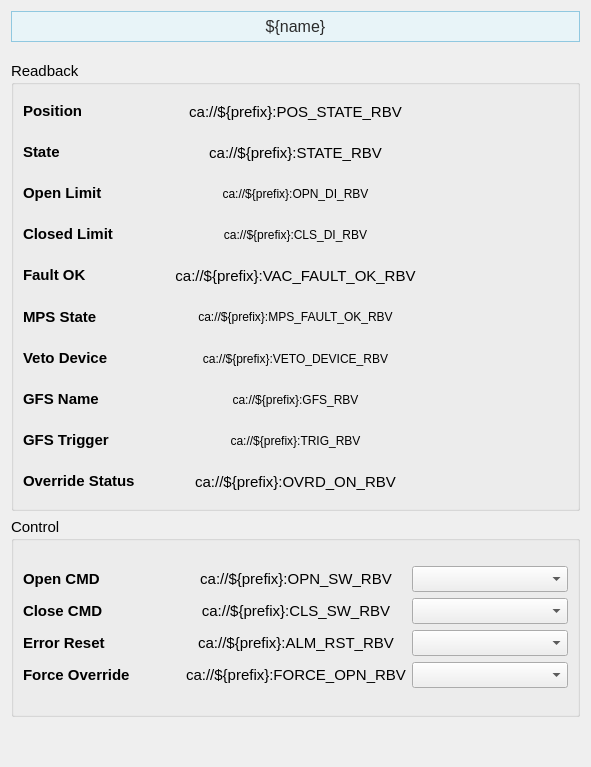
<?xml version="1.0" encoding="UTF-8"?>
<ui version="4.0">
 <class>Form</class>
 <widget class="QWidget" name="Form">
  <property name="geometry">
   <rect>
    <x>0</x>
    <y>0</y>
    <width>591</width>
    <height>767</height>
   </rect>
  </property>
  <property name="sizePolicy">
   <sizepolicy hsizetype="Preferred" vsizetype="Preferred">
    <horstretch>0</horstretch>
    <verstretch>0</verstretch>
   </sizepolicy>
  </property>
  <property name="windowTitle">
   <string>Form</string>
  </property>
  <layout class="QVBoxLayout" name="verticalLayout_7">
   <item>
    <widget class="PyDMLabel" name="PyDMLabel_11">
     <property name="maximumSize">
      <size>
       <width>16777215</width>
       <height>40</height>
      </size>
     </property>
     <property name="font">
      <font>
       <pointsize>12</pointsize>
      </font>
     </property>
     <property name="toolTip">
      <string/>
     </property>
     <property name="styleSheet">
      <string notr="true">    background-color: #e8f4f8;

    border: 1px solid #90c8e0;

    padding: 5px;

    color: rgb(43, 43, 43);</string>
     </property>
     <property name="text">
      <string>${name}</string>
     </property>
     <property name="alignment">
      <set>Qt::AlignCenter</set>
     </property>
    </widget>
   </item>
   <item>
    <spacer name="verticalSpacer_2">
     <property name="orientation">
      <enum>Qt::Vertical</enum>
     </property>
     <property name="sizeType">
      <enum>QSizePolicy::Fixed</enum>
     </property>
     <property name="sizeHint" stdset="0">
      <size>
       <width>20</width>
       <height>13</height>
      </size>
     </property>
    </spacer>
   </item>
   <item>
    <widget class="QGroupBox" name="groupBox">
     <property name="sizePolicy">
      <sizepolicy hsizetype="Preferred" vsizetype="Fixed">
       <horstretch>0</horstretch>
       <verstretch>0</verstretch>
      </sizepolicy>
     </property>
     <property name="minimumSize">
      <size>
       <width>0</width>
       <height>450</height>
      </size>
     </property>
     <property name="font">
      <font>
       <pointsize>11</pointsize>
      </font>
     </property>
     <property name="title">
      <string>Readback</string>
     </property>
     <layout class="QVBoxLayout" name="verticalLayout_14">
      <item>
       <layout class="QHBoxLayout" name="horizontalLayout_4" stretch="1,1,1">
        <item>
         <layout class="QVBoxLayout" name="verticalLayout">
          <item>
           <widget class="QLabel" name="interlock_ok_label_13">
            <property name="font">
             <font>
              <pointsize>11</pointsize>
             </font>
            </property>
            <property name="styleSheet">
             <string/>
            </property>
            <property name="text">
             <string>&lt;html&gt;&lt;head/&gt;&lt;body&gt;&lt;p&gt;&lt;span style=&quot; font-weight:600;&quot;&gt;Position&lt;/span&gt;&lt;/p&gt;&lt;/body&gt;&lt;/html&gt;</string>
            </property>
           </widget>
          </item>
          <item>
           <widget class="QLabel" name="interlock_ok_label_5">
            <property name="font">
             <font>
              <pointsize>11</pointsize>
             </font>
            </property>
            <property name="styleSheet">
             <string/>
            </property>
            <property name="text">
             <string>&lt;html&gt;&lt;head/&gt;&lt;body&gt;&lt;p&gt;&lt;span style=&quot; font-weight:600;&quot;&gt;State&lt;/span&gt;&lt;/p&gt;&lt;/body&gt;&lt;/html&gt;</string>
            </property>
           </widget>
          </item>
          <item>
           <widget class="QLabel" name="interlock_ok_label_10">
            <property name="font">
             <font>
              <pointsize>11</pointsize>
             </font>
            </property>
            <property name="styleSheet">
             <string/>
            </property>
            <property name="text">
             <string>&lt;html&gt;&lt;head/&gt;&lt;body&gt;&lt;p&gt;&lt;span style=&quot; font-weight:600;&quot;&gt;Open Limit&lt;/span&gt;&lt;/p&gt;&lt;/body&gt;&lt;/html&gt;</string>
            </property>
           </widget>
          </item>
          <item>
           <widget class="QLabel" name="interlock_ok_label_11">
            <property name="font">
             <font>
              <pointsize>11</pointsize>
             </font>
            </property>
            <property name="styleSheet">
             <string/>
            </property>
            <property name="text">
             <string>&lt;html&gt;&lt;head/&gt;&lt;body&gt;&lt;p&gt;&lt;span style=&quot; font-weight:600;&quot;&gt;Closed Limit&lt;/span&gt;&lt;/p&gt;&lt;/body&gt;&lt;/html&gt;</string>
            </property>
           </widget>
          </item>
          <item>
           <widget class="QLabel" name="interlock_ok_label">
            <property name="font">
             <font>
              <pointsize>11</pointsize>
             </font>
            </property>
            <property name="styleSheet">
             <string/>
            </property>
            <property name="text">
             <string>&lt;html&gt;&lt;head/&gt;&lt;body&gt;&lt;p&gt;&lt;span style=&quot; font-weight:600;&quot;&gt;Fault OK&lt;/span&gt;&lt;/p&gt;&lt;/body&gt;&lt;/html&gt;</string>
            </property>
           </widget>
          </item>
          <item>
           <widget class="QLabel" name="interlock_ok_label_7">
            <property name="font">
             <font>
              <pointsize>11</pointsize>
             </font>
            </property>
            <property name="styleSheet">
             <string/>
            </property>
            <property name="text">
             <string>&lt;html&gt;&lt;head/&gt;&lt;body&gt;&lt;p&gt;&lt;span style=&quot; font-weight:600;&quot;&gt;MPS State&lt;/span&gt;&lt;/p&gt;&lt;/body&gt;&lt;/html&gt;</string>
            </property>
           </widget>
          </item>
          <item>
           <widget class="QLabel" name="interlock_ok_label_12">
            <property name="font">
             <font>
              <pointsize>11</pointsize>
             </font>
            </property>
            <property name="styleSheet">
             <string/>
            </property>
            <property name="text">
             <string>&lt;html&gt;&lt;head/&gt;&lt;body&gt;&lt;p&gt;&lt;span style=&quot; font-weight:600;&quot;&gt;Veto Device&lt;/span&gt;&lt;/p&gt;&lt;/body&gt;&lt;/html&gt;</string>
            </property>
           </widget>
          </item>
          <item>
           <widget class="QLabel" name="interlock_ok_label_8">
            <property name="font">
             <font>
              <pointsize>11</pointsize>
             </font>
            </property>
            <property name="styleSheet">
             <string/>
            </property>
            <property name="text">
             <string>&lt;html&gt;&lt;head/&gt;&lt;body&gt;&lt;p&gt;&lt;span style=&quot; font-weight:600;&quot;&gt;GFS Name&lt;/span&gt;&lt;/p&gt;&lt;/body&gt;&lt;/html&gt;</string>
            </property>
           </widget>
          </item>
          <item>
           <widget class="QLabel" name="interlock_ok_label_14">
            <property name="font">
             <font>
              <pointsize>11</pointsize>
             </font>
            </property>
            <property name="styleSheet">
             <string/>
            </property>
            <property name="text">
             <string>&lt;html&gt;&lt;head/&gt;&lt;body&gt;&lt;p&gt;&lt;span style=&quot; font-weight:600;&quot;&gt;GFS Trigger&lt;/span&gt;&lt;/p&gt;&lt;/body&gt;&lt;/html&gt;</string>
            </property>
           </widget>
          </item>
          <item>
           <widget class="QLabel" name="interlock_ok_label_17">
            <property name="font">
             <font>
              <pointsize>11</pointsize>
             </font>
            </property>
            <property name="styleSheet">
             <string/>
            </property>
            <property name="text">
             <string>&lt;html&gt;&lt;head/&gt;&lt;body&gt;&lt;p&gt;&lt;span style=&quot; font-weight:600;&quot;&gt;Override Status&lt;/span&gt;&lt;/p&gt;&lt;/body&gt;&lt;/html&gt;</string>
            </property>
           </widget>
          </item>
         </layout>
        </item>
        <item>
         <layout class="QVBoxLayout" name="verticalLayout_4">
          <item>
           <widget class="PyDMLabel" name="PyDMLabel_19">
            <property name="toolTip">
             <string/>
            </property>
            <property name="text">
             <string>ca://${prefix}:POS_STATE_RBV</string>
            </property>
            <property name="alignment">
             <set>Qt::AlignCenter</set>
            </property>
            <property name="channel">
             <string>ca://${prefix}:POS_STATE_RBV</string>
            </property>
           </widget>
          </item>
          <item>
           <widget class="PyDMLabel" name="PyDMLabel_8">
            <property name="toolTip">
             <string/>
            </property>
            <property name="text">
             <string>ca://${prefix}:STATE_RBV</string>
            </property>
            <property name="alignment">
             <set>Qt::AlignCenter</set>
            </property>
            <property name="channel">
             <string>ca://${prefix}:STATE_RBV</string>
            </property>
           </widget>
          </item>
          <item>
           <widget class="PyDMLabel" name="PyDMLabel_16">
            <property name="font">
             <font>
              <pointsize>9</pointsize>
             </font>
            </property>
            <property name="toolTip">
             <string/>
            </property>
            <property name="text">
             <string>ca://${prefix}:OPN_DI_RBV</string>
            </property>
            <property name="alignment">
             <set>Qt::AlignCenter</set>
            </property>
            <property name="channel">
             <string>ca://${prefix}:OPN_DI_RBV</string>
            </property>
           </widget>
          </item>
          <item>
           <widget class="PyDMLabel" name="PyDMLabel_18">
            <property name="font">
             <font>
              <pointsize>9</pointsize>
             </font>
            </property>
            <property name="toolTip">
             <string/>
            </property>
            <property name="text">
             <string>ca://${prefix}:CLS_DI_RBV</string>
            </property>
            <property name="alignment">
             <set>Qt::AlignCenter</set>
            </property>
            <property name="channel">
             <string>ca://${prefix}:CLS_DI_RBV</string>
            </property>
           </widget>
          </item>
          <item>
           <widget class="PyDMLabel" name="PyDMLabel_15">
            <property name="toolTip">
             <string/>
            </property>
            <property name="text">
             <string>ca://${prefix}:VAC_FAULT_OK_RBV</string>
            </property>
            <property name="alignment">
             <set>Qt::AlignCenter</set>
            </property>
            <property name="precision">
             <number>0</number>
            </property>
            <property name="showUnits">
             <bool>false</bool>
            </property>
            <property name="precisionFromPV">
             <bool>true</bool>
            </property>
            <property name="alarmSensitiveContent">
             <bool>false</bool>
            </property>
            <property name="alarmSensitiveBorder">
             <bool>true</bool>
            </property>
            <property name="PyDMToolTip">
             <string/>
            </property>
            <property name="channel">
             <string>ca://${prefix}:VAC_FAULT_OK_RBV</string>
            </property>
            <property name="enableRichText">
             <bool>false</bool>
            </property>
            <property name="displayLabelText">
             <bool>false</bool>
            </property>
            <property name="disconnectedText">
             <string/>
            </property>
           </widget>
          </item>
          <item>
           <widget class="PyDMLabel" name="PyDMLabel_12">
            <property name="font">
             <font>
              <pointsize>9</pointsize>
             </font>
            </property>
            <property name="toolTip">
             <string/>
            </property>
            <property name="text">
             <string>ca://${prefix}:MPS_FAULT_OK_RBV</string>
            </property>
            <property name="alignment">
             <set>Qt::AlignCenter</set>
            </property>
            <property name="channel">
             <string>ca://${prefix}:MPS_FAULT_OK_RBV</string>
            </property>
           </widget>
          </item>
          <item>
           <widget class="PyDMLabel" name="PyDMLabel_14">
            <property name="font">
             <font>
              <pointsize>9</pointsize>
             </font>
            </property>
            <property name="toolTip">
             <string/>
            </property>
            <property name="text">
             <string>ca://${prefix}:VETO_DEVICE_RBV</string>
            </property>
            <property name="alignment">
             <set>Qt::AlignCenter</set>
            </property>
            <property name="channel">
             <string>ca://${prefix}:VETO_DEVICE_RBV</string>
            </property>
            <property name="displayFormat">
             <enum>PyDMLabel::String</enum>
            </property>
           </widget>
          </item>
          <item>
           <widget class="PyDMLabel" name="PyDMLabel_13">
            <property name="font">
             <font>
              <pointsize>9</pointsize>
             </font>
            </property>
            <property name="toolTip">
             <string/>
            </property>
            <property name="text">
             <string>ca://${prefix}:GFS_RBV</string>
            </property>
            <property name="alignment">
             <set>Qt::AlignCenter</set>
            </property>
            <property name="channel">
             <string>ca://${prefix}:GFS_RBV</string>
            </property>
            <property name="displayFormat">
             <enum>PyDMLabel::String</enum>
            </property>
           </widget>
          </item>
          <item>
           <widget class="PyDMLabel" name="PyDMLabel_17">
            <property name="font">
             <font>
              <pointsize>9</pointsize>
             </font>
            </property>
            <property name="toolTip">
             <string/>
            </property>
            <property name="text">
             <string>ca://${prefix}:TRIG_RBV</string>
            </property>
            <property name="alignment">
             <set>Qt::AlignCenter</set>
            </property>
            <property name="channel">
             <string>ca://${prefix}:TRIG_RBV</string>
            </property>
           </widget>
          </item>
          <item>
           <widget class="PyDMLabel" name="PyDMLabel_23">
            <property name="toolTip">
             <string/>
            </property>
            <property name="text">
             <string>ca://${prefix}:OVRD_ON_RBV</string>
            </property>
            <property name="alignment">
             <set>Qt::AlignCenter</set>
            </property>
            <property name="channel">
             <string>ca://${prefix}:OVRD_ON_RBV</string>
            </property>
           </widget>
          </item>
         </layout>
        </item>
        <item>
         <layout class="QVBoxLayout" name="verticalLayout_3">
          <item>
           <widget class="QLabel" name="label_3">
            <property name="text">
             <string/>
            </property>
           </widget>
          </item>
          <item>
           <widget class="QLabel" name="label_6">
            <property name="text">
             <string/>
            </property>
           </widget>
          </item>
          <item>
           <widget class="QLabel" name="label_12">
            <property name="text">
             <string/>
            </property>
           </widget>
          </item>
          <item>
           <widget class="QLabel" name="label_14">
            <property name="text">
             <string/>
            </property>
           </widget>
          </item>
          <item>
           <widget class="QLabel" name="label_15">
            <property name="text">
             <string/>
            </property>
           </widget>
          </item>
          <item>
           <widget class="QLabel" name="label_13">
            <property name="text">
             <string/>
            </property>
           </widget>
          </item>
          <item>
           <widget class="QLabel" name="label_9">
            <property name="text">
             <string/>
            </property>
           </widget>
          </item>
         </layout>
        </item>
       </layout>
      </item>
     </layout>
    </widget>
   </item>
   <item>
    <widget class="QGroupBox" name="groupBox_2">
     <property name="sizePolicy">
      <sizepolicy hsizetype="Preferred" vsizetype="Fixed">
       <horstretch>0</horstretch>
       <verstretch>0</verstretch>
      </sizepolicy>
     </property>
     <property name="minimumSize">
      <size>
       <width>0</width>
       <height>200</height>
      </size>
     </property>
     <property name="font">
      <font>
       <pointsize>11</pointsize>
      </font>
     </property>
     <property name="title">
      <string>Control</string>
     </property>
     <layout class="QVBoxLayout" name="verticalLayout_15">
      <item>
       <layout class="QHBoxLayout" name="horizontalLayout_5" stretch="1,1,1">
        <item>
         <layout class="QVBoxLayout" name="verticalLayout_2">
          <item>
           <widget class="QLabel" name="interlock_ok_label_15">
            <property name="font">
             <font>
              <pointsize>11</pointsize>
             </font>
            </property>
            <property name="styleSheet">
             <string/>
            </property>
            <property name="text">
             <string>&lt;html&gt;&lt;head/&gt;&lt;body&gt;&lt;p&gt;&lt;span style=&quot; font-weight:600;&quot;&gt;Open CMD&lt;/span&gt;&lt;/p&gt;&lt;/body&gt;&lt;/html&gt;</string>
            </property>
           </widget>
          </item>
          <item>
           <widget class="QLabel" name="interlock_ok_label_19">
            <property name="font">
             <font>
              <pointsize>11</pointsize>
             </font>
            </property>
            <property name="styleSheet">
             <string/>
            </property>
            <property name="text">
             <string>&lt;html&gt;&lt;head/&gt;&lt;body&gt;&lt;p&gt;&lt;span style=&quot; font-weight:600;&quot;&gt;Close CMD&lt;/span&gt;&lt;/p&gt;&lt;/body&gt;&lt;/html&gt;</string>
            </property>
           </widget>
          </item>
          <item>
           <widget class="QLabel" name="interlock_ok_label_16">
            <property name="font">
             <font>
              <pointsize>11</pointsize>
             </font>
            </property>
            <property name="styleSheet">
             <string/>
            </property>
            <property name="text">
             <string>&lt;html&gt;&lt;head/&gt;&lt;body&gt;&lt;p&gt;&lt;span style=&quot; font-weight:600;&quot;&gt;Error Reset&lt;/span&gt;&lt;/p&gt;&lt;/body&gt;&lt;/html&gt;</string>
            </property>
           </widget>
          </item>
          <item>
           <widget class="QLabel" name="interlock_ok_label_18">
            <property name="font">
             <font>
              <pointsize>11</pointsize>
             </font>
            </property>
            <property name="styleSheet">
             <string/>
            </property>
            <property name="text">
             <string>&lt;html&gt;&lt;head/&gt;&lt;body&gt;&lt;p&gt;&lt;span style=&quot; font-weight:600;&quot;&gt;Force Override&lt;/span&gt;&lt;/p&gt;&lt;/body&gt;&lt;/html&gt;</string>
            </property>
           </widget>
          </item>
         </layout>
        </item>
        <item>
         <layout class="QVBoxLayout" name="verticalLayout_5">
          <item>
           <widget class="PyDMLabel" name="PyDMLabel_21">
            <property name="toolTip">
             <string/>
            </property>
            <property name="text">
             <string>ca://${prefix}:OPN_SW_RBV</string>
            </property>
            <property name="alignment">
             <set>Qt::AlignCenter</set>
            </property>
            <property name="precision">
             <number>0</number>
            </property>
            <property name="showUnits">
             <bool>false</bool>
            </property>
            <property name="precisionFromPV">
             <bool>true</bool>
            </property>
            <property name="alarmSensitiveContent">
             <bool>false</bool>
            </property>
            <property name="alarmSensitiveBorder">
             <bool>true</bool>
            </property>
            <property name="PyDMToolTip">
             <string/>
            </property>
            <property name="channel">
             <string>ca://${prefix}:OPN_SW_RBV</string>
            </property>
            <property name="enableRichText">
             <bool>false</bool>
            </property>
            <property name="displayLabelText">
             <bool>false</bool>
            </property>
            <property name="disconnectedText">
             <string/>
            </property>
           </widget>
          </item>
          <item>
           <widget class="PyDMLabel" name="PyDMLabel_25">
            <property name="toolTip">
             <string/>
            </property>
            <property name="text">
             <string>ca://${prefix}:CLS_SW_RBV</string>
            </property>
            <property name="alignment">
             <set>Qt::AlignCenter</set>
            </property>
            <property name="precision">
             <number>0</number>
            </property>
            <property name="showUnits">
             <bool>false</bool>
            </property>
            <property name="precisionFromPV">
             <bool>true</bool>
            </property>
            <property name="alarmSensitiveContent">
             <bool>false</bool>
            </property>
            <property name="alarmSensitiveBorder">
             <bool>true</bool>
            </property>
            <property name="PyDMToolTip">
             <string/>
            </property>
            <property name="channel">
             <string>ca://${prefix}:CLS_SW_RBV</string>
            </property>
            <property name="enableRichText">
             <bool>false</bool>
            </property>
            <property name="displayLabelText">
             <bool>false</bool>
            </property>
            <property name="disconnectedText">
             <string/>
            </property>
           </widget>
          </item>
          <item>
           <widget class="PyDMLabel" name="PyDMLabel_22">
            <property name="toolTip">
             <string/>
            </property>
            <property name="text">
             <string>ca://${prefix}:ALM_RST_RBV</string>
            </property>
            <property name="alignment">
             <set>Qt::AlignCenter</set>
            </property>
            <property name="precision">
             <number>0</number>
            </property>
            <property name="showUnits">
             <bool>false</bool>
            </property>
            <property name="precisionFromPV">
             <bool>true</bool>
            </property>
            <property name="alarmSensitiveContent">
             <bool>false</bool>
            </property>
            <property name="alarmSensitiveBorder">
             <bool>true</bool>
            </property>
            <property name="PyDMToolTip">
             <string/>
            </property>
            <property name="channel">
             <string>ca://${prefix}:ALM_RST_RBV</string>
            </property>
            <property name="enableRichText">
             <bool>false</bool>
            </property>
            <property name="displayLabelText">
             <bool>false</bool>
            </property>
            <property name="disconnectedText">
             <string/>
            </property>
           </widget>
          </item>
          <item>
           <widget class="PyDMLabel" name="PyDMLabel_24">
            <property name="toolTip">
             <string/>
            </property>
            <property name="text">
             <string notr="true">ca://${prefix}:FORCE_OPN_RBV</string>
            </property>
            <property name="alignment">
             <set>Qt::AlignCenter</set>
            </property>
            <property name="channel">
             <string>ca://${prefix}:FORCE_OPN_RBV</string>
            </property>
           </widget>
          </item>
         </layout>
        </item>
        <item>
         <layout class="QVBoxLayout" name="verticalLayout_6">
          <item>
           <widget class="PyDMEnumComboBox" name="PyDMEnumComboBox">
            <property name="toolTip">
             <string/>
            </property>
            <property name="channel">
             <string>ca://${prefix}:OPN_SW</string>
            </property>
           </widget>
          </item>
          <item>
           <widget class="PyDMEnumComboBox" name="PyDMEnumComboBox_4">
            <property name="toolTip">
             <string/>
            </property>
            <property name="channel">
             <string>ca://${prefix}:CLS_SW</string>
            </property>
           </widget>
          </item>
          <item>
           <widget class="PyDMEnumComboBox" name="PyDMEnumComboBox_2">
            <property name="toolTip">
             <string/>
            </property>
            <property name="channel">
             <string>ca://${prefix}:ALM_RST</string>
            </property>
           </widget>
          </item>
          <item>
           <widget class="PyDMEnumComboBox" name="PyDMEnumComboBox_3">
            <property name="toolTip">
             <string/>
            </property>
            <property name="channel">
             <string>ca://${prefix}:FORCE_OPN</string>
            </property>
           </widget>
          </item>
         </layout>
        </item>
       </layout>
      </item>
     </layout>
    </widget>
   </item>
   <item>
    <spacer name="verticalSpacer">
     <property name="orientation">
      <enum>Qt::Vertical</enum>
     </property>
     <property name="sizeHint" stdset="0">
      <size>
       <width>20</width>
       <height>89</height>
      </size>
     </property>
    </spacer>
   </item>
  </layout>
 </widget>
 <customwidgets>
  <customwidget>
   <class>PyDMEnumComboBox</class>
   <extends>QComboBox</extends>
   <header>pydm.widgets.enum_combo_box</header>
  </customwidget>
  <customwidget>
   <class>PyDMLabel</class>
   <extends>QLabel</extends>
   <header>pydm.widgets.label</header>
  </customwidget>
 </customwidgets>
 <resources/>
 <connections/>
</ui>
